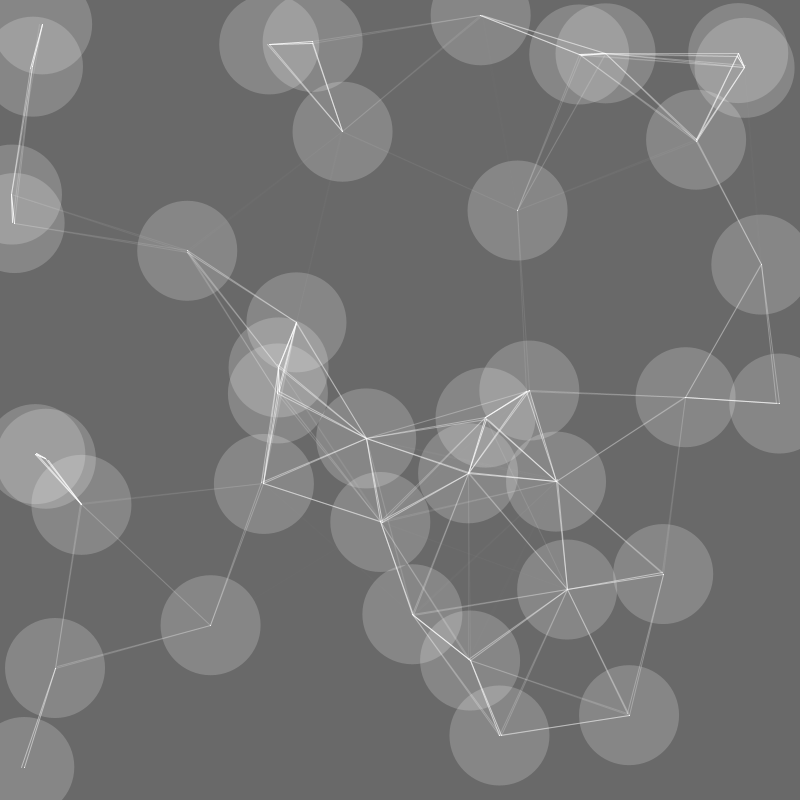
Frame 1 (no input)
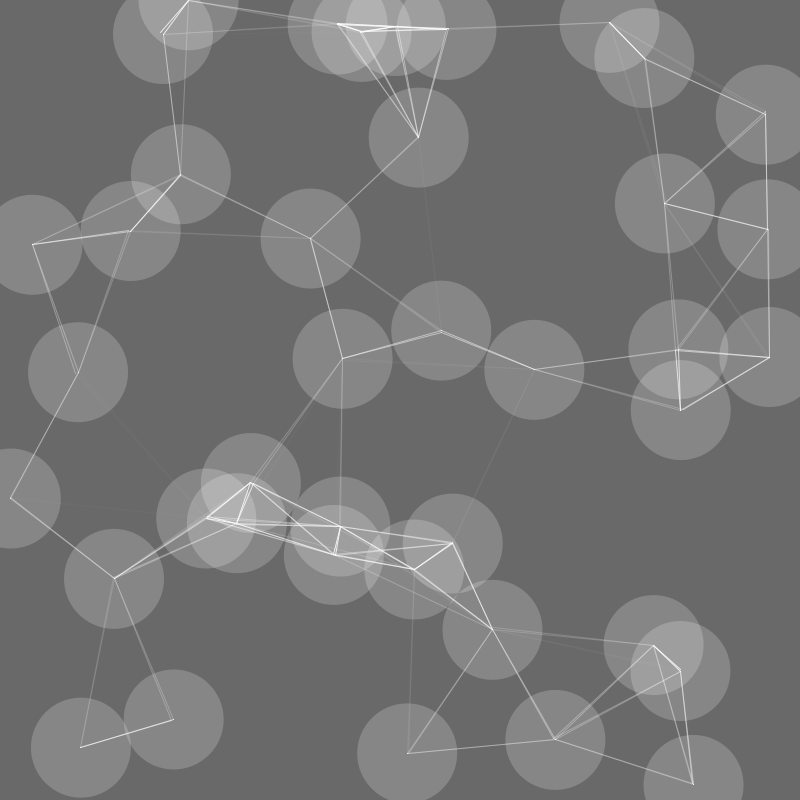
Frame 60 (the mouse pressed at the canvas centre just before this capture)
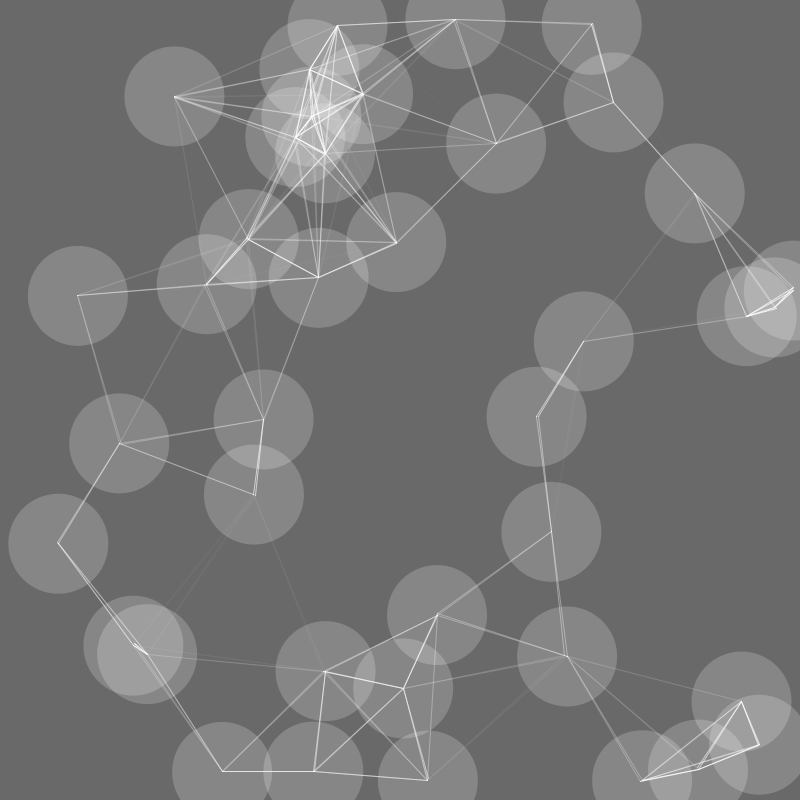
Frame 120 (the mouse held since frame 60 and released just before this capture)

The Processing sketch that drew these frames (run headless with seeded random() and noise(); from frame 60 on, the mouse is pressed at the canvas centre):

// Processing sketch: Mover_Network
// ── Mover_Network.pde
//Mover Network - Compsci 12
//Gabriel Altshuler

ArrayList<Mover> movers;
int numberOfMovers = 40;

void setup() {
  size(800, 800);
  movers = new ArrayList(); //instantiate arraylist

  for (int i = 0; i < numberOfMovers; i++) {
    movers.add(new Mover());
  }
}

void draw() {
  background(105);
  for (int i = 0; i < movers.size(); i++) {
    Mover m = movers.get(i);
    m.act();
    m.showBody();
    m.showConnections();
    if (m.alive == false) {
      movers.remove(i);
    }
    if (movers.size() == 0) {
      for (int y = 0; y < numberOfMovers; y++) {
        movers.add(new Mover());
      }
    }
  }
}

void mouseReleased() {
}

// ── Mover.pde
class Mover {
  PVector loc;
  PVector vel;
  float d;
  boolean alive;

  Mover() {
    d = 100;
    loc = new PVector (random(0, width), random(0, height));
    vel = new PVector (random(-5, 5), random(-5, 5));
    vel.setMag(random(1, 3));
    vel.rotate(radians(random(0, 360)));
    alive = true;
  }

  Mover(float x, float y) {
    d = 100;
    loc = new PVector (x, y);
    vel = new PVector (random(-5, 5), random(-5, 5));
    vel.setMag(random(1, 3));
    vel.rotate(radians(random(0, 360)));
    alive = true;
  }

  void act() {
    move();
    bounceOffEdge();
    checkForDeletion();
  }

  void checkForDeletion() {
    if (dist(loc.x, loc.y, mouseX, mouseY) < d/2 && mousePressed) {
      alive = false;
    }
  }

  void move() {
    loc.add(vel);
  }

  void bounceOffEdge() {
    if (loc.x < 0 || loc.x > width) vel.x = -vel.x;
    if (loc.y < 0 || loc.y > height) vel.y = -vel.y;
  }

  void showBody() {
    noStroke();
    fill(255, 50);
    circle(loc.x, loc.y, d);
  }


  void showConnections() {
    for (int i = 0; i < movers.size(); i++) {
      Mover other = movers.get(i);
      float dist = dist(loc.x, loc.y, other.loc.x, other.loc.y);
      if (dist <= 200) {
        float a = map(dist, 0, 200, 255, 0);
        stroke(255, a);
        strokeWeight(1);
        line(loc.x, loc.y, other.loc.x, other.loc.y);
      }
    }
  }
}
